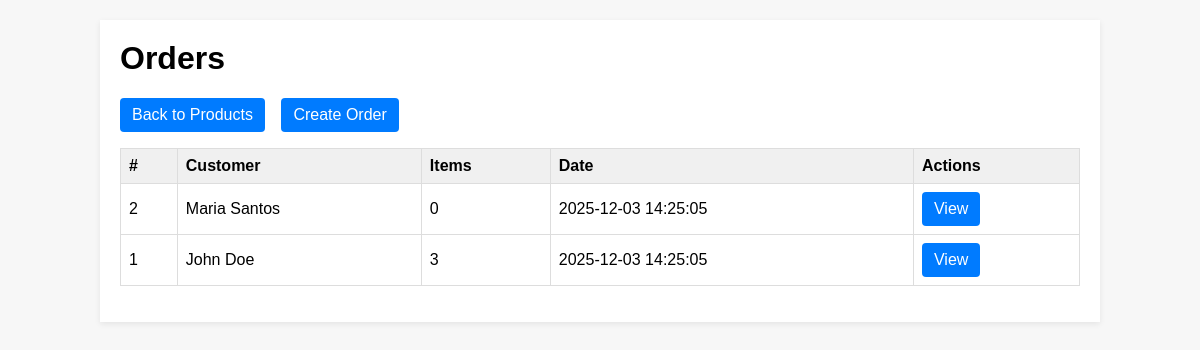
The page /view_orders.php on the database its author committed.
### tables this page shows
CREATE TABLE `orders` (
  `id` int(11) NOT NULL,
  `customer_id` int(11) NOT NULL,
  `order_date` datetime DEFAULT current_timestamp()
);

CREATE TABLE `customers` (
  `id` int(11) NOT NULL,
  `name` varchar(150) NOT NULL,
  `email` varchar(150) NOT NULL,
  `phone` varchar(20) DEFAULT NULL
);

### database.php (called while the page is built, shortened)
<?php
function e($str) {
return htmlspecialchars($str, ENT_QUOTES, 'UTF-8');
}

### view_orders.php (the view, shortened to what this page needs)
<?php
require 'database.php';
$sql = "SELECT o.id, o.order_date, c.name AS customer_name,
        COALESCE(SUM(oi.quantity),0) AS total_items
        FROM orders o
        JOIN customers c ON o.customer_id = c.id
        LEFT JOIN order_items oi ON o.id = oi.order_id
        GROUP BY o.id
        ORDER BY o.id DESC";
$res = $mysqli->query($sql);
?>
<!doctype html>
<html>
<head>
    <link rel="stylesheet" href="style.css">
</head>
<body>
<div class="container">
    <h1>Orders</h1>
    <div class="nav"><a class="button" href="index.php">Back to Products</a> <a class="button" href="create_order.php">Create Order</a></div>
    <table class="table">
        <thead><tr><th>#</th><th>Customer</th><th>Items</th><th>Date</th><th>Actions</th></tr></thead>
        <tbody>
        <?php if ($res && $res->num_rows): while($row = $res->fetch_assoc()): ?>
            <tr>
                <td><?php echo e($row['id']); ?></td>
                <td><?php echo e($row['customer_name']); ?></td>
                <td><?php echo e($row['total_items']); ?></td>
                <td><?php echo e($row['order_date']); ?></td>
                <td><a class="button" href="order_details.php?id=<?php echo $row['id']; ?>">View</a></td>
            </tr>
        <?php endwhile; else: ?>
            <tr><td colspan="5">No orders yet.</td></tr>
        <?php endif; ?>
        </tbody>
    </table>
</div>
</body>
</html>

### style.css (style rules this page uses)
body { font-family: Arial, sans-serif; margin: 20px; background: #f7f7f7; }
.container { max-width: 960px; margin: 0 auto; background: #fff; padding: 20px; box-shadow: 0 2px 6px rgba(0,0,0,0.08); }
h1,h2 { margin-top: 0; }
.table { width: 100%; border-collapse: collapse; margin-bottom: 16px; }
.table th, .table td { border: 1px solid #ddd; padding: 8px; text-align: left; }
.table th { background: #f0f0f0; }
.button { display:inline-block; padding:8px 12px; background:#007bff; color:#fff; text-decoration:none; border-radius:4px; }
.nav { margin-bottom: 16px; }
.nav a { margin-right: 12px; }

### rows shown on the page
orders: id "2", customer.name "Maria Santos", total_items "0", order_date "2025-12-03 14:25:05"
orders: id "1", customer.name "John Doe", total_items "3", order_date "2025-12-03 14:25:05"
